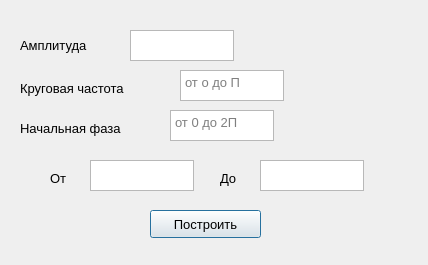
<?xml version="1.0" encoding="UTF-8"?>
<ui version="4.0">
 <class>SinusoidDialog</class>
 <widget class="QDialog" name="SinusoidDialog">
  <property name="enabled">
   <bool>true</bool>
  </property>
  <property name="geometry">
   <rect>
    <x>0</x>
    <y>0</y>
    <width>428</width>
    <height>265</height>
   </rect>
  </property>
  <property name="minimumSize">
   <size>
    <width>428</width>
    <height>265</height>
   </size>
  </property>
  <property name="maximumSize">
   <size>
    <width>428</width>
    <height>265</height>
   </size>
  </property>
  <property name="font">
   <font>
    <pointsize>10</pointsize>
   </font>
  </property>
  <property name="windowTitle">
   <string>Дискретизированная синусоида</string>
  </property>
  <widget class="QTextEdit" name="amplitude_value">
   <property name="geometry">
    <rect>
     <x>130</x>
     <y>30</y>
     <width>104</width>
     <height>31</height>
    </rect>
   </property>
  </widget>
  <widget class="QLabel" name="label">
   <property name="geometry">
    <rect>
     <x>20</x>
     <y>30</y>
     <width>91</width>
     <height>31</height>
    </rect>
   </property>
   <property name="font">
    <font>
     <pointsize>10</pointsize>
    </font>
   </property>
   <property name="text">
    <string>Амплитуда </string>
   </property>
  </widget>
  <widget class="QLabel" name="label_2">
   <property name="geometry">
    <rect>
     <x>20</x>
     <y>80</y>
     <width>141</width>
     <height>16</height>
    </rect>
   </property>
   <property name="text">
    <string>Круговая частота</string>
   </property>
  </widget>
  <widget class="QTextEdit" name="frequency_value">
   <property name="geometry">
    <rect>
     <x>180</x>
     <y>70</y>
     <width>104</width>
     <height>31</height>
    </rect>
   </property>
   <property name="placeholderText">
    <string>от о до П</string>
   </property>
  </widget>
  <widget class="QLabel" name="label_3">
   <property name="geometry">
    <rect>
     <x>20</x>
     <y>120</y>
     <width>141</width>
     <height>16</height>
    </rect>
   </property>
   <property name="text">
    <string>Начальная фаза</string>
   </property>
  </widget>
  <widget class="QTextEdit" name="initial_phase">
   <property name="geometry">
    <rect>
     <x>170</x>
     <y>110</y>
     <width>104</width>
     <height>31</height>
    </rect>
   </property>
   <property name="placeholderText">
    <string>от 0 до 2П</string>
   </property>
  </widget>
  <widget class="QPushButton" name="pushButton">
   <property name="enabled">
    <bool>true</bool>
   </property>
   <property name="geometry">
    <rect>
     <x>150</x>
     <y>210</y>
     <width>111</width>
     <height>28</height>
    </rect>
   </property>
   <property name="font">
    <font>
     <pointsize>10</pointsize>
    </font>
   </property>
   <property name="text">
    <string>Построить</string>
   </property>
  </widget>
  <widget class="QLabel" name="label_5">
   <property name="geometry">
    <rect>
     <x>50</x>
     <y>170</y>
     <width>21</width>
     <height>16</height>
    </rect>
   </property>
   <property name="text">
    <string>От</string>
   </property>
  </widget>
  <widget class="QTextEdit" name="start_value">
   <property name="geometry">
    <rect>
     <x>90</x>
     <y>160</y>
     <width>104</width>
     <height>31</height>
    </rect>
   </property>
  </widget>
  <widget class="QLabel" name="label_6">
   <property name="geometry">
    <rect>
     <x>220</x>
     <y>170</y>
     <width>21</width>
     <height>16</height>
    </rect>
   </property>
   <property name="text">
    <string>До</string>
   </property>
  </widget>
  <widget class="QTextEdit" name="end_value">
   <property name="geometry">
    <rect>
     <x>260</x>
     <y>160</y>
     <width>104</width>
     <height>31</height>
    </rect>
   </property>
  </widget>
 </widget>
 <resources/>
 <connections/>
</ui>
